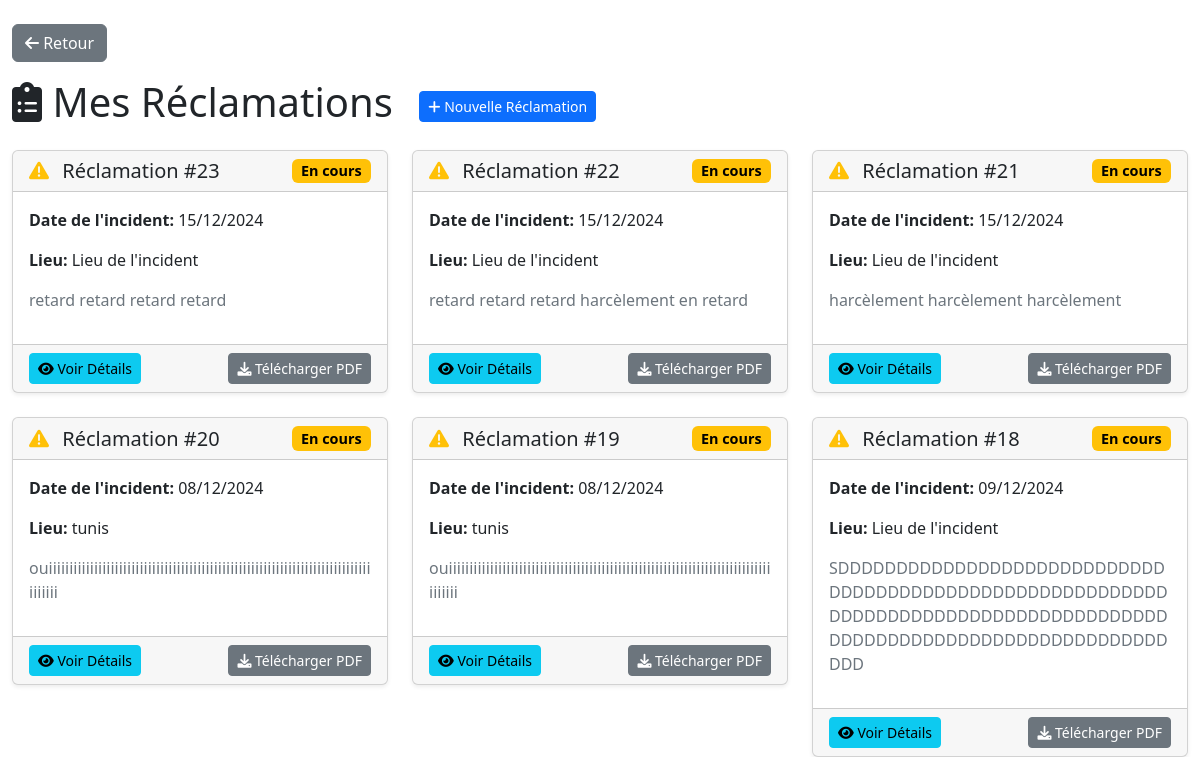
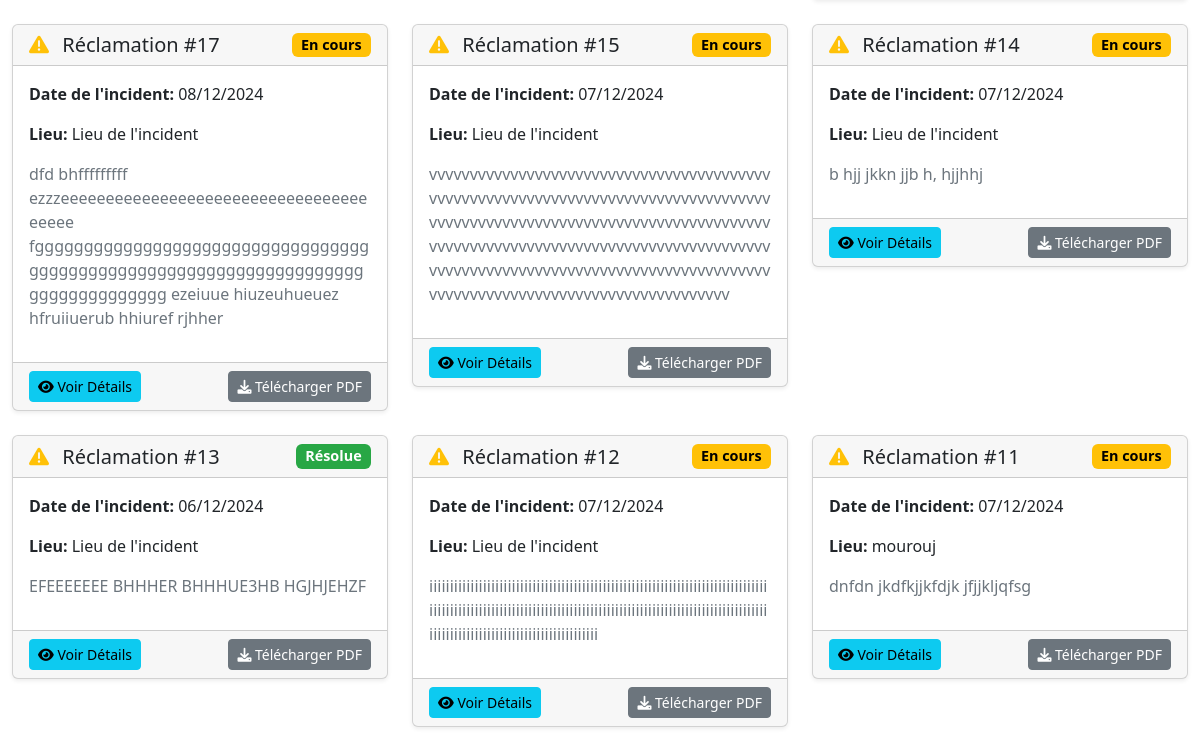
The page /reclammation/liste/ (signed in, upper part) on the database as committed earlier (2 pictures, top to bottom).
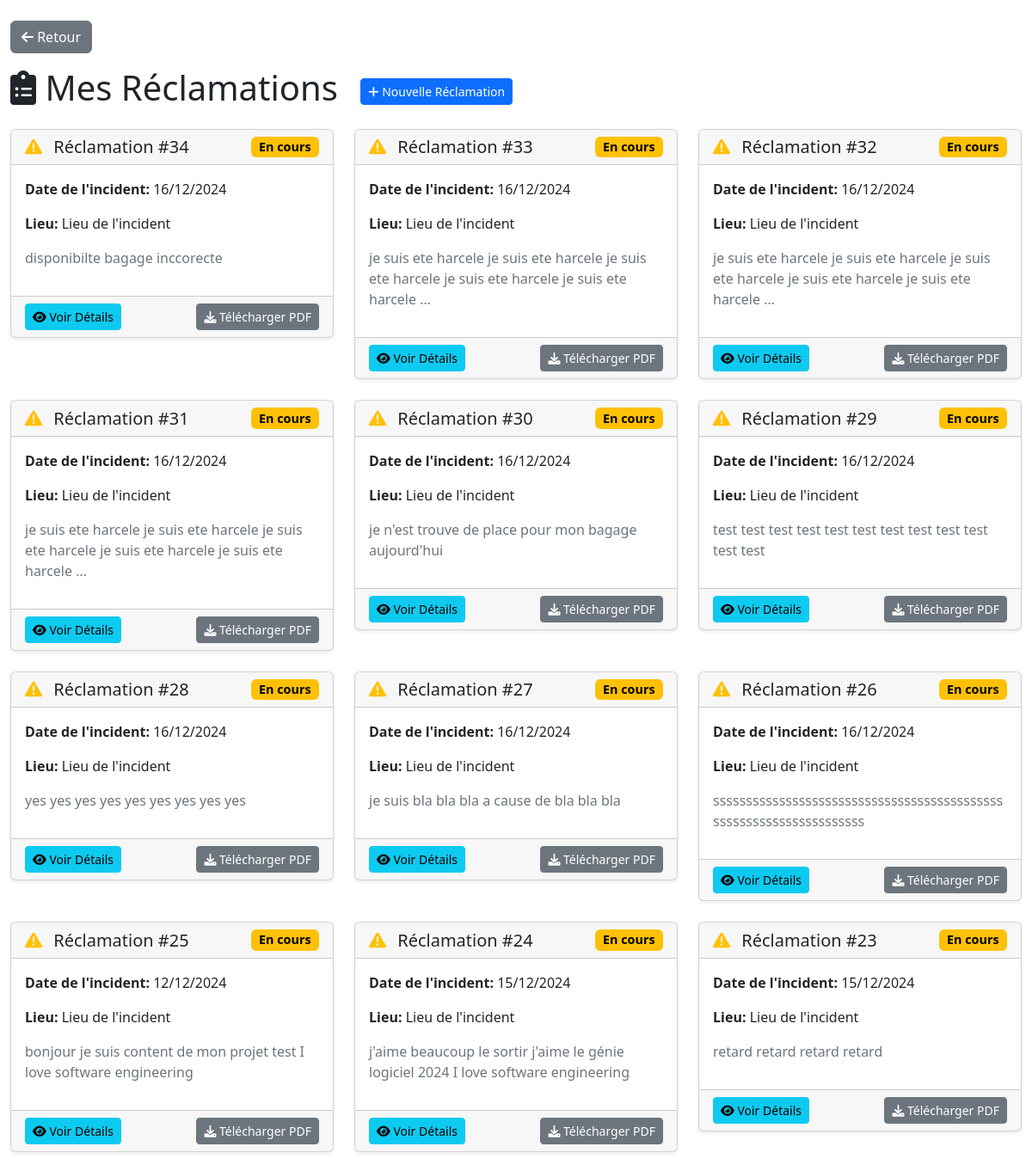
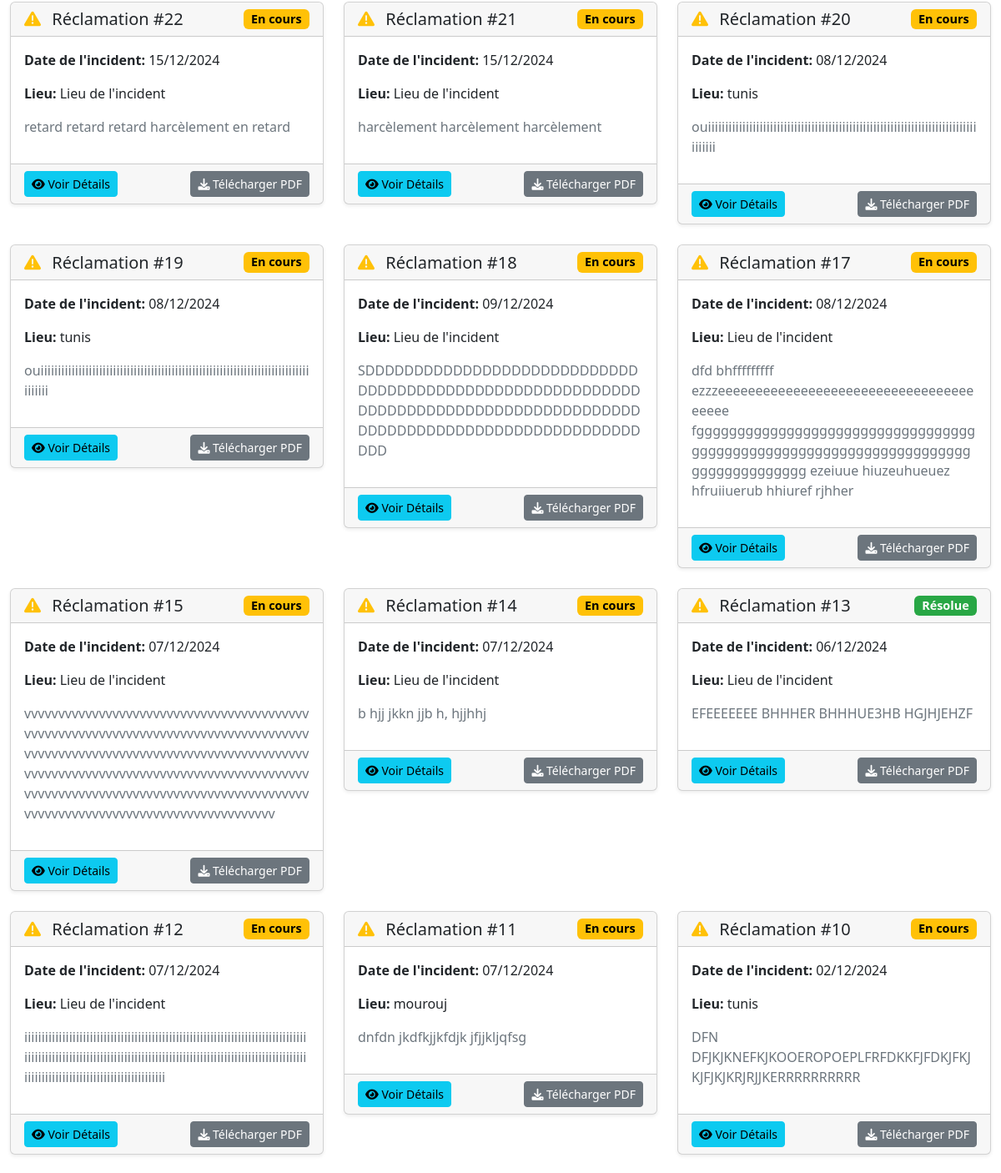
The same page on the database as committed later (2 pictures, top to bottom).
### reclammation/models.py (models this page shows, shortened)
class Reclamation(models.Model):
    STATUTS_CHOICES = [
        ('en_cours', 'En cours'),
        ('resolue', 'Résolue'),
        ('en_attente', 'En attente')
    ]
    STATUT_PARTICIPATION_CHOICES = [
        ('individuel', 'Participation Individuelle'),
        ('groupe', 'Participation de Groupe')
    ]
    STATUT_PERSONNEL_CHOICES = [
        ('conducteur', 'Conducteur'),
        ('passager', 'Passager'),
        ('autre', 'Autre')
    ]
    utilisateur = models.ForeignKey(Users, on_delete=models.CASCADE, related_name='reclamations')
    statut_participation = models.CharField(
        max_length=50,
        choices=STATUT_PARTICIPATION_CHOICES,
        default='individuel'
    )
    groupe = models.ForeignKey(
        Carpool,
        on_delete=models.SET_NULL,
        null=True,
        blank=True,
        related_name='reclamations'
    )
    nom_prenom = models.CharField(max_length=200,default="user user")
    statut_personnel = models.CharField(max_length=50, choices=STATUT_PERSONNEL_CHOICES, default="Participation Individuelle")
    numero_telephone = models.CharField(max_length=20,default="00 000 000")
    date_incident = models.DateField(default=now)
    heure_incident = models.TimeField(default="08:00")
    lieu_incident = models.CharField(max_length=200,default="Lieu de l'incident ")
    description_incident = models.TextField()
    temoins = models.JSONField(null=True, blank=True, help_text="Informations sur les témoins")
    preuve = models.FileField(
        upload_to='reclamations/preuves/',
        null=True,
        blank=True,
        validators=[
            FileExtensionValidator(
                allowed_extensions=['pdf', 'jpg', 'jpeg', 'png', 'doc', 'docx']
            )
        ]
    )
    date_reclamation = models.DateTimeField(auto_now_add=True)
    statut = models.CharField(max_length=50, choices=STATUTS_CHOICES, default='en_cours')

### reclammation/views.py (the view)
# urls.py: path('liste/', liste_reclamations, name='liste'),
def liste_reclamations(request):
    reclamations = Reclamation.objects.filter(utilisateur=request.user).order_by('-date_reclamation')
    return render(request, 'reclamation/liste.html', {'reclamations': reclamations})

### covoiturage/templates/reclamation/liste.html (shortened to what this page needs)
<!DOCTYPE html>
<html lang="fr">
<head>
    <link href="https://cdn.jsdelivr.net/npm/bootstrap@5.2.3/dist/css/bootstrap.min.css" rel="stylesheet">
    <link rel="stylesheet" href="https://cdnjs.cloudflare.com/ajax/libs/font-awesome/6.0.0/css/all.min.css">
</head>
<body>
    <div class="container-fluid py-4">
        <div class="row mb-3">
            <div class="col-12">
                <a href="javascript:history.back()" class="btn btn-secondary">
                    <i class="fas fa-arrow-left"></i> Retour
                </a>
            </div>
        </div>
        <div class="row">
            <div class="col-12">
                <h1 class="mb-4">
                    <i class="fas fa-clipboard-list"></i> Mes Réclamations
                    <a href="{% url 'reclamation_create' %}" class="btn btn-primary btn-sm ms-3">
                        <i class="fas fa-plus"></i> Nouvelle Réclamation
                    </a>
                </h1>
            </div>
        </div>
        <div class="row">
            {% if reclamations %}
                {% for reclamation in reclamations %}
                <div class="col-md-4 mb-4">
                    <div class="card card-reclamation shadow-sm">
                        <div class="card-header d-flex justify-content-between align-items-center">
                            <h5 class="card-title mb-0">
                                <i class="fas fa-exclamation-triangle text-warning me-2"></i>
                                Réclamation #{{ reclamation.id }}
                            </h5>
                            <span class="badge badge-status badge-{{ reclamation.statut }}">
                                {{ reclamation.get_statut_display }}
                            </span>
                        </div>
                        <div class="card-body">
                            <p>
                                <strong>Date de l'incident:</strong>
                                {{ reclamation.date_incident|date:"d/m/Y" }}
                            </p>
                            <p>
                                <strong>Lieu:</strong>
                                {{ reclamation.lieu_incident }}
                            </p>
                            <p class="text-muted">
                                {{ reclamation.description_incident|truncatewords:20 }}
                            </p>
                        </div>
                        <div class="card-footer d-flex justify-content-between">
                            <a href="{% url 'detail_reclamation' reclamation.id %}"
                               class="btn btn-info btn-sm">
                                <i class="fas fa-eye"></i> Voir Détails
                            </a>
                            <a href="{% url 'telecharger_reclamation_pdf' reclamation.id %}"
                               class="btn btn-secondary btn-sm">
                                <i class="fas fa-download"></i> Télécharger PDF
                            </a>
                        </div>
                    </div>
                </div>
                {% endfor %}
            {% endif %}
        </div>
    </div>
</body>
</html>

### covoiturage/templates/reclamation/liste.html (style rules this page uses)
.card-reclamation { transition: transform 0.3s ease, box-shadow 0.3s ease; }
.badge-status { font-size: 0.9em; }
.badge-en_cours { background-color: #ffc107; color: black; }
.badge-resolue { background-color: #28a745; }

Rows that differ between the two databases and show on the page:
added Reclamation: id "34", statut "En cours", date_incident "16/12/2024", lieu_incident "Lieu de l'incident", description_incident "disponibilte bagage inccorecte"
added Reclamation: id "33", statut "En cours", date_incident "16/12/2024", lieu_incident "Lieu de l'incident", description_incident "je suis ete harcele je suis ete harcele je suis ete harcele je suis ete harcele je suis ete harcele …"
added Reclamation: id "32", statut "En cours", date_incident "16/12/2024", lieu_incident "Lieu de l'incident", description_incident "je suis ete harcele je suis ete harcele je suis ete harcele je suis ete harcele je suis ete harcele …"
added Reclamation: id "31", statut "En cours", date_incident "16/12/2024", lieu_incident "Lieu de l'incident", description_incident "je suis ete harcele je suis ete harcele je suis ete harcele je suis ete harcele je suis ete harcele …"
added Reclamation: id "30", statut "En cours", date_incident "16/12/2024", lieu_incident "Lieu de l'incident", description_incident "je n'est trouve de place pour mon bagage aujourd'hui"
added Reclamation: id "29", statut "En cours", date_incident "16/12/2024", lieu_incident "Lieu de l'incident", description_incident "test test test test test test test test test test test test"
added Reclamation: id "28", statut "En cours", date_incident "16/12/2024", lieu_incident "Lieu de l'incident", description_incident "yes yes yes yes yes yes yes yes yes"
added Reclamation: id "27", statut "En cours", date_incident "16/12/2024", lieu_incident "Lieu de l'incident", description_incident "je suis bla bla bla a cause de bla bla bla"
added Reclamation: id "26", statut "En cours", date_incident "16/12/2024", lieu_incident "Lieu de l'incident", description_incident "sssssssssssssssssssssssssssssssssssssssssssssssssssssssssssssssssss"
added Reclamation: id "25", statut "En cours", date_incident "12/12/2024", lieu_incident "Lieu de l'incident", description_incident "bonjour je suis content de mon projet test I love software engineering"
added Reclamation: id "24", statut "En cours", date_incident "15/12/2024", lieu_incident "Lieu de l'incident", description_incident "j'aime beaucoup le sortir j'aime le génie logiciel 2024 I love software engineering"
now on this page (row unchanged): Reclamation: id "10", statut "En cours", date_incident "02/12/2024", lieu_incident "tunis", description_incident "DFN DFJKJKNEFKJKOOEROPOEPLFRFDKKFJFDKJFKJKJFJKJKRJRJJKERRRRRRRRRR"
